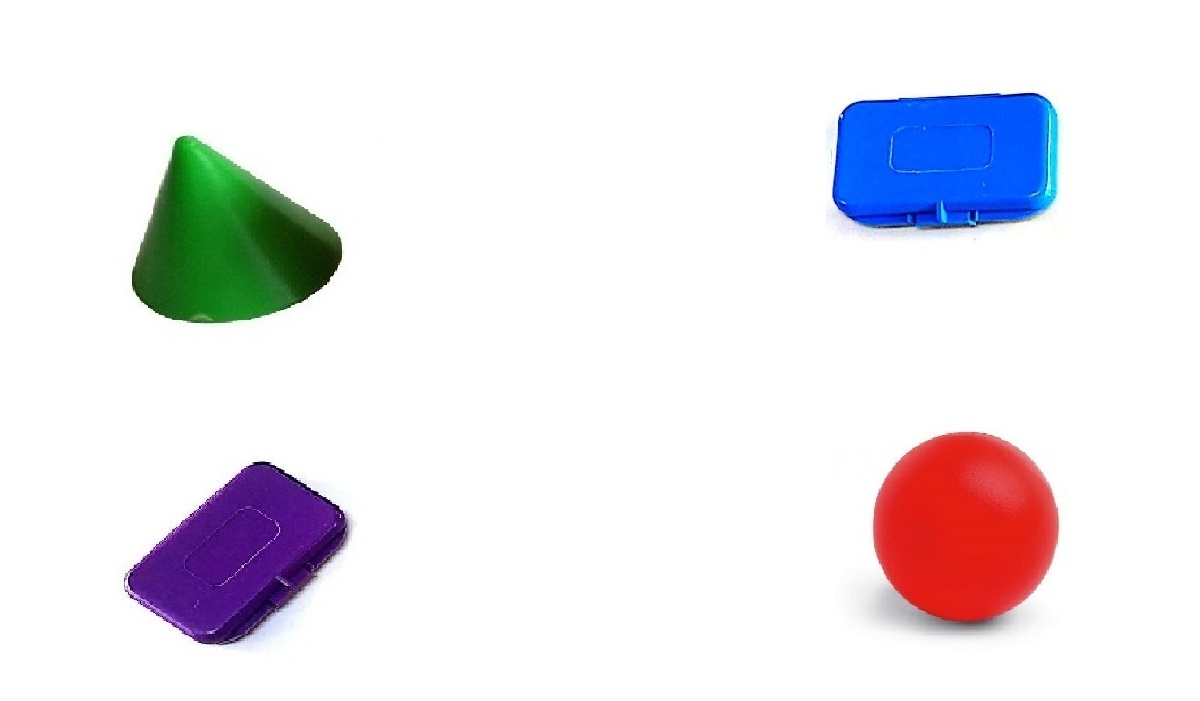
%> input picture x2.jpg, 1200 x 701 px
$ octave examenLogica3Montain.m   (GNU Octave 9; MATLAB toolbox functions it lacks are replaced by stand-ins)
%> lines starting %> are read from the running program, lines starting %| are printed output that depends on the picture; in (x1, y1, x2, y2) boxes, pixels count from 0 and x2, y2 are one past the last pixel; in counts of white or black regions, pixels touching at a corner belong together; the program's own positions count from 1
close all;
clear all;
clc;

%--------------------------------------------------------------------------
color = imread('x2.jpg');
%> color is the input picture: size 701x1200x3 uint8; mean R, G, B 233, 230.7, 236
figure(1);
subplot(3,2,1);
% [tcx tcy tcz] = size(color);
color = imresize(color, [120,180]);
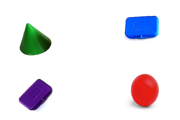
%> color: size 120x180x3 uint8; mean R, G, B 233, 230.6, 236
imshow(color); % si esta en u8
title('Imagen original');
gris = rgb2gray(color); % convertir en escala de grises
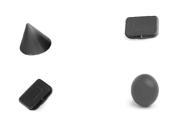
%> gris: size 120x180 uint8; min 16, max 255, mean 232
subplot(3,2,2);
bin1 = gris<120; % binarizar a unos logicos la escala de grises
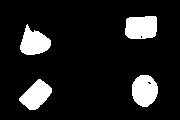
%> bin1: size 120x180 logical; 11.7% white; 4 white regions, box (x1, y1, x2, y2) and area: (125, 16, 157, 39) 666, (132, 75, 158, 107) 653, (20, 24, 51, 55) 606, (19, 79, 52, 110) 602
imshow(bin1);
title('Imagen binarizada')
ubin1 = double(bin1); % logicos a datos double
[m n] = size(ubin1); % obtener el tama駉 del arreglo double
%> m = 120; n = 180
imn = 1;
for im = 1:m
    for in = 1:n
        if ubin1(im,in) == 1 % hacer una matriz para x & y
            x(imn) = in;
            y(imn) = im;
            imn = imn + 1;
        end
    end
end
%> after the loop, imn = 2528; x = 2527 values, max 158 at index 1592, min 20 at index 2156, mean 92; y = 2527 values from 17 to 110
%--------------------------------------------------------------------------

%Donde estan los puntos----------------------------------------------------
subplot(3,2,3);
plot(x,y,'.k');
grid on;
hold on;
title('Puntos de interes y centros');
xlabel('x');
ylabel('y');
%Donde estan los puntos----------------------------------------------------

%Metodo monta馻na----------------------------------------------------------
valorxmaximo = max(x);
%> valorxmaximo = 158
valorxminimo = min(x);
%> valorxminimo = 20
valorymaximo = max(y);
%> valorymaximo = 110
valoryminimo = min(y);
%> valoryminimo = 17
%Modificar muestras grid para presicion
factor = 100;
factorx = valorxmaximo/factor;
%> factorx = 1.58
factory = valorxmaximo/factor;
%> factory = 1.58
[X, Y] = meshgrid (valorxminimo:factorx:valorxmaximo, valoryminimo:factory:valorymaximo);
figure (2)
plot(x, y, 'o');
grid on;
hold on;
plot(X,Y,'.');
hold on;
xlabel('x');
ylabel('y');
title('Valores en x,y , Rejilla metodo monta馻 y centros');
%Mayor alfa mayores picos
alfa = 3;
lenxy = length(x);
%> lenxy = 2527
[lenX lenY] = size(X);
%> lenX = 59; lenY = 88
M = zeros(lenX,lenY);
%> (the run ends here)
